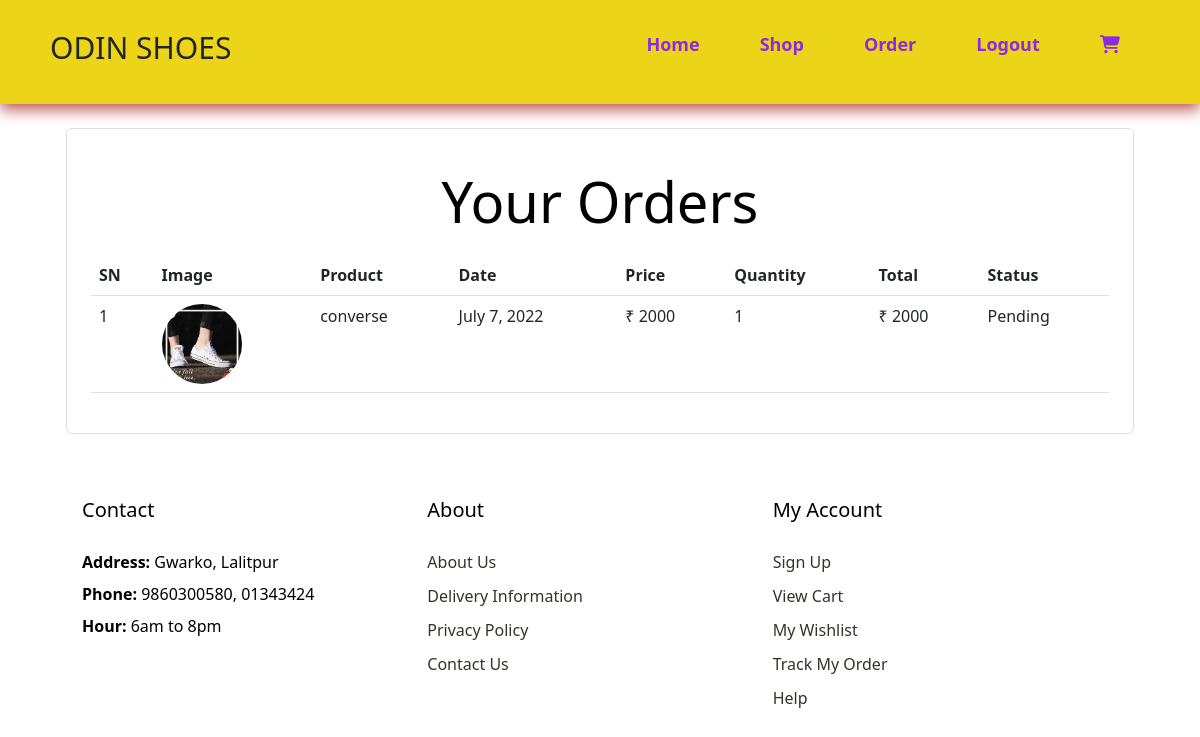
Page /order/orders (signed in) on the earlier database version.
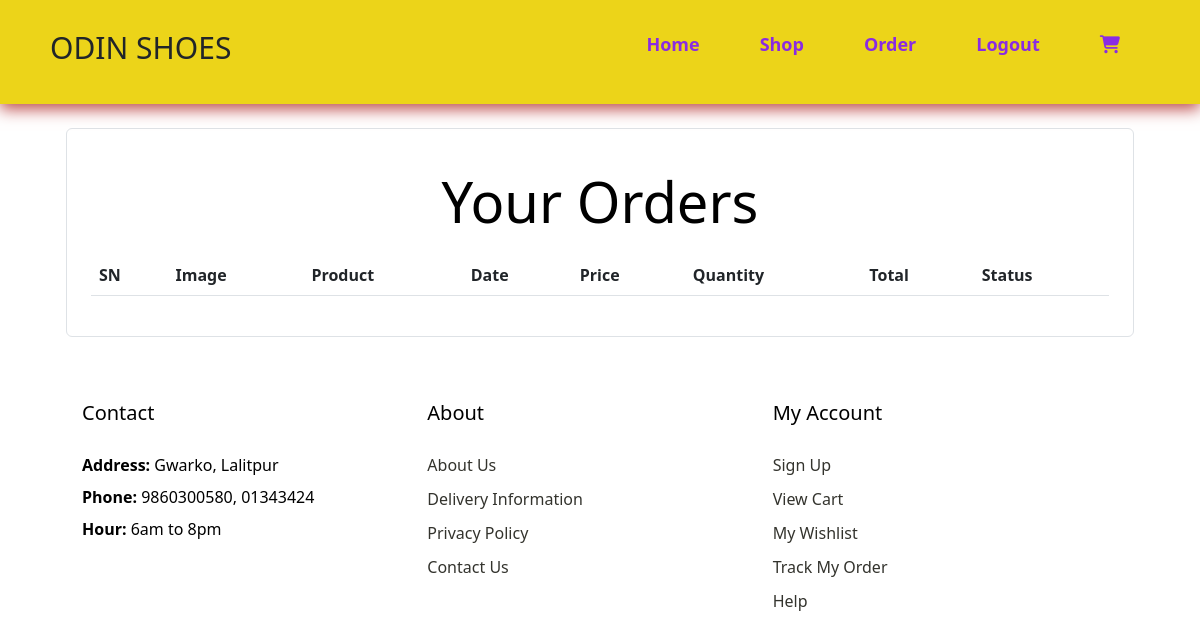
Same page on the later database version.
### Orders/models.py (models this page shows, shortened)
class Order(models.Model):
    product = models.ForeignKey(Product, on_delete=models.CASCADE)
    customer = models.ForeignKey(Customer, on_delete=models.CASCADE)
    quantity = models.IntegerField(default=1)
    price = models.IntegerField()
    address = models.CharField(max_length=50, default='',blank=True)
    phone= models.CharField(max_length=50, default='',blank=True)
    date = models.DateField(default=datetime.today)
    status = models.BooleanField(default=False)
    @staticmethod
    def get_orders_by_customer(customer_id):
        return Order.objects.filter(customer = customer_id).order_by('-date')

### Store/models.py (models this page shows, shortened)
class Product(models.Model):
    category = models.ForeignKey(Category, on_delete=models.CASCADE)
    name = models.CharField(max_length=50)
    price = models.DecimalField(max_digits=10, decimal_places=2)
    description = models.CharField(max_length=250, default = '',blank = True, null = True)
    available = models.BooleanField(default=True)
    image = models.ImageField(upload_to='uploads/products/%Y')
    created = models.DateTimeField(auto_now_add=True)
    updated = models.DateTimeField(auto_now=True)

### Store/middlewares/auth.py (the view)
    def middleware(request):
        returnUrl = request.META['PATH_INFO']
        if not request.session.get('customer'):
            return redirect(f'/accounts/log?return_url={returnUrl}')
        response = get_response (request)
        return response

### Orders/views/orders.py (called while the page is built)
    def get(self, request):
        customer = request.session.get('customer')
        orders = Order.get_orders_by_customer(customer)
        return render(request,'orders.html',{'orders':orders})

### Store/templatetags/custom_filter.py (called while the page is built)
@register.filter(name = "currency")
def currency(number):
    return "₹ " + str(number)

@register.filter(name = "multiply")
def multiply(price,quantity):
    return price * quantity

### Store/templates/orders.html
{% extends 'base.html' %}
{% block content %}
{% load cart %}
{% load custom_filter %}
<div class = "container">
    <div class= "border rounded p-4 m-4">
        <p class = "display-4 pl-4 ml-4">Your Orders</p>
        <table class="table">
            <thead>
                <tr>
                    <th>SN</th>
                    <th>Image</th>
                    <th>Product</th>
                    <th>Date</th>
                    <th>Price</th>
                    <th>Quantity</th>
                    <th>Total</th>
                    <th>Status</th>
                </tr>
            </thead>
            <tbody>
                {% for order in orders %}
                <tr>
                    <td>{{forloop.counter}}</td>
                    <td><img style = "height:80px;" class = "rounded-circle" src = "{{order.product.image.url}}"</td>
                    <td>{{order.product.name}}</td>
                    <td>{{order.date}}</td>
                    <td>{{order.price|currency}}</td>
                    <td>{{order.quantity}}</td>
                    <td>{{order.price|multiply:order.quantity|currency}}</td>
                    {% if order.status %}
                    <td>Completed</td>
                    {% else %}
                    <td>Pending</td>
                    {% endif %}
                </tr>
                {% endfor %}
            </tbody>
        </table>
</div>
{% endblock content %}

Differences in the rows shown:
removed Order: product.image (picture), product.name "converse", date "July 7, 2022", price "₹ 2000", quantity "1", price|multiply "₹ 2000", status "Pending"
